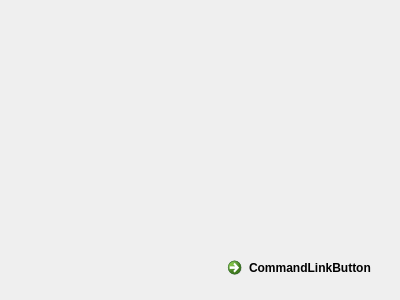
<?xml version="1.0" encoding="UTF-8"?>
<ui version="4.0">
 <class>Test_Dialog</class>
 <widget class="QDialog" name="Test_Dialog">
  <property name="geometry">
   <rect>
    <x>0</x>
    <y>0</y>
    <width>400</width>
    <height>300</height>
   </rect>
  </property>
  <property name="windowTitle">
   <string>Dialog</string>
  </property>
  <widget class="QCommandLinkButton" name="commandLinkButton">
   <property name="geometry">
    <rect>
     <x>220</x>
     <y>250</y>
     <width>172</width>
     <height>41</height>
    </rect>
   </property>
   <property name="text">
    <string>CommandLinkButton</string>
   </property>
  </widget>
 </widget>
 <resources/>
 <connections/>
</ui>
